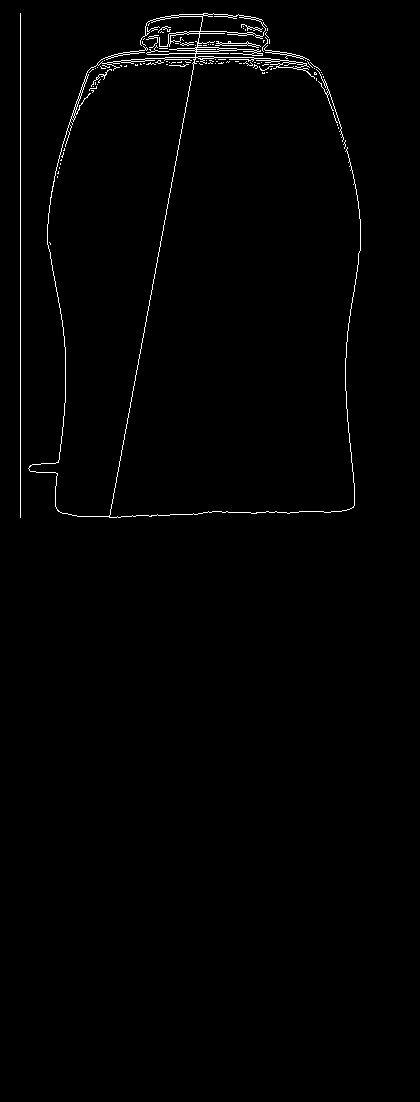
#> input picture data/processed/flaska.png, 420 x 1102 px; its folder holds only this picture in this run
$ python bottleEval.py
#> lines starting #> are read from the running program, lines starting #| are printed output that depends on the picture; after the words box and inside, x2 and y2 are one past the last pixel; in counts of white or black regions, pixels touching at a corner belong together; long printed decimals are rounded
### src/photo.py
import cv2 as cv
import numpy as np
import os
#from matplotlib import pyplot as plt
#import skimage
#from skimage import measure

CUR_PATH = os.path.dirname(__file__)
CUR_PATH_ONE_UP, _ = os.path.split(CUR_PATH)
PATH_DATA = os.path.join(CUR_PATH_ONE_UP,'data')
PATH_PROCESSED_DATA = os.path.join(PATH_DATA,'processed')

# Points for image cropping
TOP_LEFT = (630, 100)
BOT_RIGHT = (1050, 1202)

# THis is substracted from mean value (for thresholding)
# see fcn computeThreshold for more
THRESH_RANGE = 30


class Photo:
    def __init__(self, name: str, photo):
        self.name = name
        # Converts image to GRAY format, only one channel is maintained
        self.photo = cv.cvtColor(photo, cv.COLOR_BGR2GRAY)

        self.BOTTLE_HEIGHT_in_mm = 195 #[mm]
        self.BOTTLE_HEIGHT_in_pxs = 990 #[mm]

        self.surface_height_in_mm = 0  #[mm]
        self.surface_height_in_px = 0
        self.bottle_top_in_px = 0
        self.surface_lvl_in_px = 0
        self.bottle_bottom_in_px = 0
    # ---------------------------------------------------------------------------------------
    # Magic method to display name of the photos in arrays
    def __repr__(self):

        return f"{self.name}"


    # ---------------------------------------------------------------------------------------
    # Image is saved to given directory, path is relative to script src directory
    # Note that image is NOT SAVED when DIRECTORY DOES NOT EXISTS
    def save(self, directory = PATH_PROCESSED_DATA):

        print("Saved to: ", directory)
        cv.imwrite(os.path.join(directory, self.name), self.photo)


    # ---------------------------------------------------------------------------------------
    # Image is shown when method is called, press any key to close
    # the image and continue to run the script
    # [5 lines left out: function show, not called in this run]


    # ---------------------------------------------------------------------------------------
    # Crops the image, takes top_left and bottom_right corner as arguments,
    # crops is made directly, original image is lost
    def cropImage(self, top_left = TOP_LEFT, bot_right = BOT_RIGHT):

        self.photo = self.photo[top_left[1]:bot_right[1], top_left[0]:bot_right[0]]


    # ---------------------------------------------------------------------------------------
    # Returns mask with edges of top part of the image
    # [63 lines left out: functions makeMaskWithDetectedEgdes, _computeMeanFromCrop, computeThreshold, findLargestContrours, addEdgesToImage, not called in this run]


    # ---------------------------------------------------------------------------------------
    # returns detected edges from the self.photo
    def detectEdges(self):

        return cv.Canny(self.photo, 120, 2)


    # ---------------------------------------------------------------------------------------
    # Takes mask (whatever it is), detects top white point (255) and
    # bottom white point (255), connects this two points and draw vertical line
    # on the left side of the photo (represents height of empty part - without liquid)
    def findSurface(self):

        for row in range(0, len(self.photo)):

            for column in range(0, len(self.photo[0])):

                if self.photo[row][column] == 255:
                    up = (column, row)
                    break

        for row in range(len(self.photo)-1, 0, -1):

            for column in range(0, len(self.photo[0])):

                if self.photo[row][column] == 255:
                    down = (column, row)
                    break

        bottle_length_in_mm = self.BOTTLE_HEIGHT_in_mm
        bottle_num_pixels = self.BOTTLE_HEIGHT_in_pxs
        pixels_to_mm = bottle_length_in_mm/bottle_num_pixels
        length_upper_half_of_bottle_in_pixels =  up[1] - down[1]
        length_upper_half_of_bottle_in_mm = length_upper_half_of_bottle_in_pixels*pixels_to_mm
        surface_in_mm = bottle_length_in_mm - length_upper_half_of_bottle_in_mm

        print('Surface [mm]:', surface_in_mm)
        self.surface_height_in_mm = surface_in_mm
        self.surface_height_in_px  = bottle_num_pixels - length_upper_half_of_bottle_in_pixels
        self.bottle_top_in_px = down[1]
        self.surface_lvl_in_px = up[1]
        self.bottle_bottom_in_px = down[1] + bottle_num_pixels


        self.photo = cv.line(self.photo, (20, up[1]), (20, down[1]), (255, 255, 255), 1)
        self.photo = cv.line(self.photo, up, down, (255, 255, 255), 1)

    def drawLimits(self, eval = "failed"):
        self.photo = cv.cvtColor(self.photo, cv.COLOR_GRAY2RGB)

        top = self.bottle_top_in_px
        surf =  self.surface_lvl_in_px
        bottom = self.bottle_bottom_in_px

        #SURFACE LEVEL
        #self.photo = cv.line(self.photo, (20, surf), (400, surf), (0, 255, 0), 2)   #horizontal
        #self.photo = cv.line(self.photo, (20, surf), (20, bottom), (0, 255, 0), 2)   #vertical
        self.photo = cv.rectangle(self.photo, (20, surf), (400, bottom), (0, 255, 0),2)

        #UPPER AND LOWER BOUND
        self.photo = cv.line(self.photo, (20, top), (400, top), (0, 0, 255), 2)
        self.photo = cv.line(self.photo, (20, bottom), (400, bottom), (0, 0, 255), 2)

        font = cv.FONT_HERSHEY_SIMPLEX

        offx = 200
        offy = 40
        self.photo = cv.putText(self.photo, "Surface:", (offx, 900), font, 1, (0, 255, 0), 1, cv.LINE_AA)
        self.photo = cv.putText(self.photo, f"{self.surface_height_in_px} px", (offx, 900 + offy), font, 1, (0, 255, 0), 1, cv.LINE_AA)
        self.photo = cv.putText(self.photo, f"{np.round(self.surface_height_in_mm,2)} mm", (offx, 900 + offy*2), font, 1, (0, 255, 0), 1, cv.LINE_AA)

        if eval == "failed":
            self.photo = cv.putText(self.photo, eval, (120, 800), font, 2, (0, 0, 255), 2, cv.LINE_AA)
        else:
            self.photo = cv.putText(self.photo, eval, (120, 800), font, 2, (0, 255, 0), 2, cv.LINE_AA)


# ---------------------------------------------------------------------------------------
# MAIN - Only for testing/debugging purposes
# ---------------------------------------------------------------------------------------
# [36 lines that do not run on import are left out]

### src/bottleEval.py
import numpy as np
import cv2 as cv
import os
import re
import csv
import eye
import photo
#---------------------------------
#CONSTANTS
CUR_PATH = os.path.dirname(__file__)
CUR_PATH_ONE_UP, _ = os.path.split(CUR_PATH)
PATH_DATA = os.path.join(CUR_PATH_ONE_UP,'data')
PATH_DATA_EVALUATED = os.path.join(PATH_DATA,'evaluated')

#BOTTLE_HEIGHT = 195     #[mm]
SURF_LVL = 100           #[mm]
SURF_LVL_TOLERANCE = 10  #[mm]
SURF_LVL_LOWER_BOUND = SURF_LVL - SURF_LVL_TOLERANCE
SURF_LVL_UPPER_BOUND = SURF_LVL + SURF_LVL_TOLERANCE
#---------------------------------
#PROCESS PHOTOS
#e = eye.Eye(PATH_DATA)
#e.load_dataset()

#LOAD PROCESSED PHOTOS
PATH_PROCESSED_IMAGES = os.path.join(PATH_DATA,'processed')

imgProcList = list()
for filee in os.listdir(PATH_PROCESSED_IMAGES):
    png = re.search("png$", filee)

    if png:
        PATH_IMG = os.path.join(PATH_PROCESSED_IMAGES,filee)
        img = cv.imread(PATH_IMG)
#> img is the input picture: shape (1102, 420, 3); 1% white in thin lines or dots, all inside (x1, y1, x2, y2) = (20, 13, 361, 518)

        temp = photo.Photo(filee, img)
        imgProcList.append(temp)

#EVALUATE PHOTOS
imgEvalList = list()
imgEvalCounter = [0,0]  #[NumFailed,NumPassed]
for img in imgProcList:
    img.findSurface()
    surf_height = np.round(img.surface_height_in_mm,2)

    if SURF_LVL_LOWER_BOUND <= surf_height and surf_height <= SURF_LVL_UPPER_BOUND:
        imgEvalList.append((img.name,surf_height,"passed"))
        img.drawLimits("passed")
        imgEvalCounter[1] += 1
    else:
        imgEvalList.append((img.name,surf_height,"failed"))
        img.drawLimits("failed")
        imgEvalCounter[0] += 1

    img.save(PATH_DATA_EVALUATED)
#> this loop made 1 pass
#> (bottle_length_in_mm in findSurface, bottle_num_pixels in findSurface, pixels_to_mm in findSurface, length_upper_half_of_bottle_in_pixels in findSurface, length_upper_half_of_bottle_in_mm in findSurface, surface_in_mm in findSurface) on pass 1: (195, 990, 0.197, 504, 99.27, 95.73)
#| Surface [mm]: 95.727
#| Saved to:  data/evaluated
#> pass 1, in drawLimits, `self.photo = cv.rectangle(self.photo, (20, surf), (400, bottom), (0, 2..`:
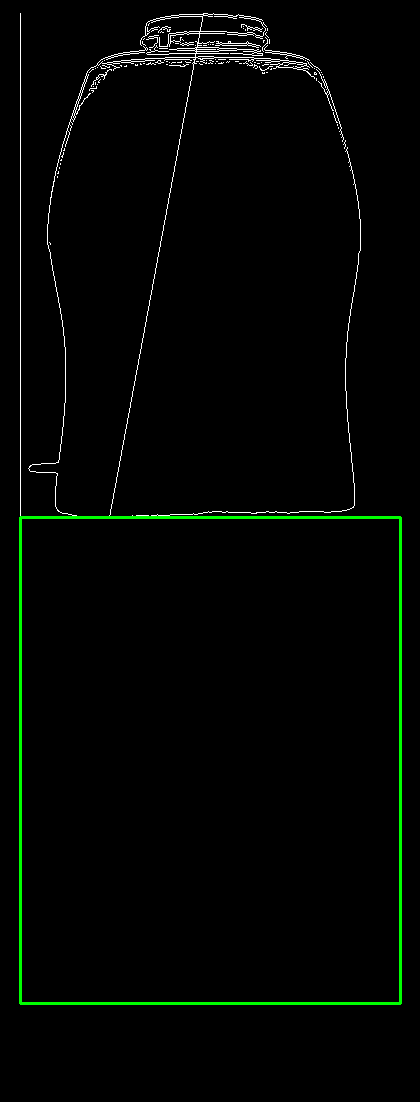
#> self.photo: shape (1102, 420, 3); mean B, G, R 2.5, 5.4, 2.5
#> pass 1, in drawLimits, `self.photo = cv.line(self.photo, (20, top), (400, top), (0, 0, 255), 2)`:
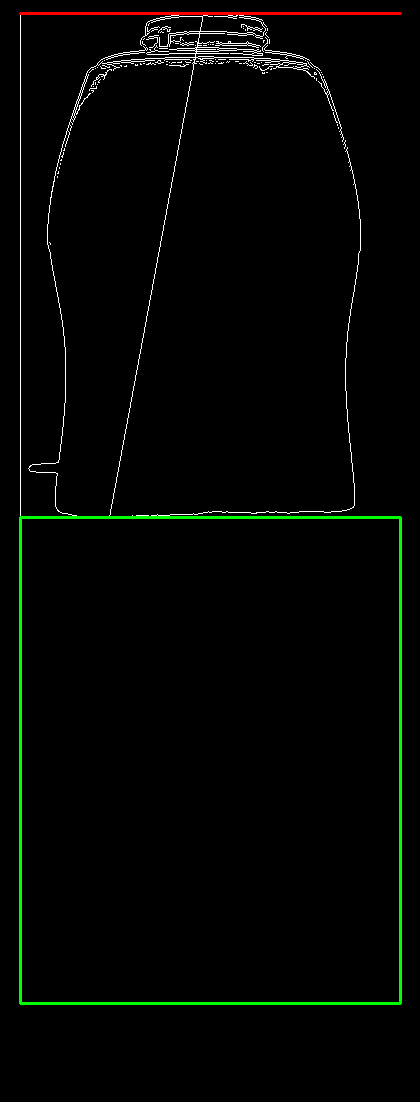
#> self.photo: shape (1102, 420, 3); 0.25% of pixels changed, all inside (x1, y1, x2, y2) = (19, 12, 402, 15)
#> pass 1, in drawLimits, `self.photo = cv.line(self.photo, (20, bottom), (400, bottom), (0, 0, 2..`:
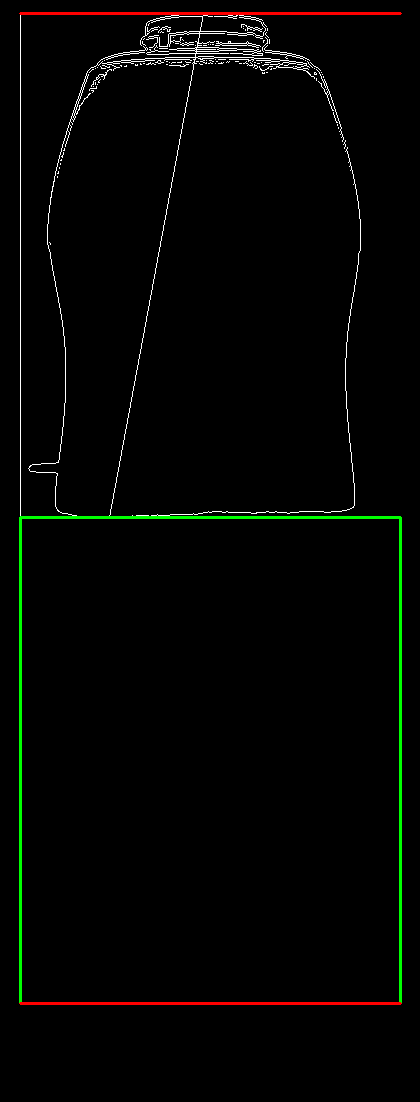
#> self.photo: shape (1102, 420, 3); 0.25% of pixels changed, all inside (x1, y1, x2, y2) = (19, 1002, 402, 1005)
#> pass 1, in drawLimits, `self.photo = cv.putText(self.photo, "Surface:", (offx, 900), font, 1, ..`:
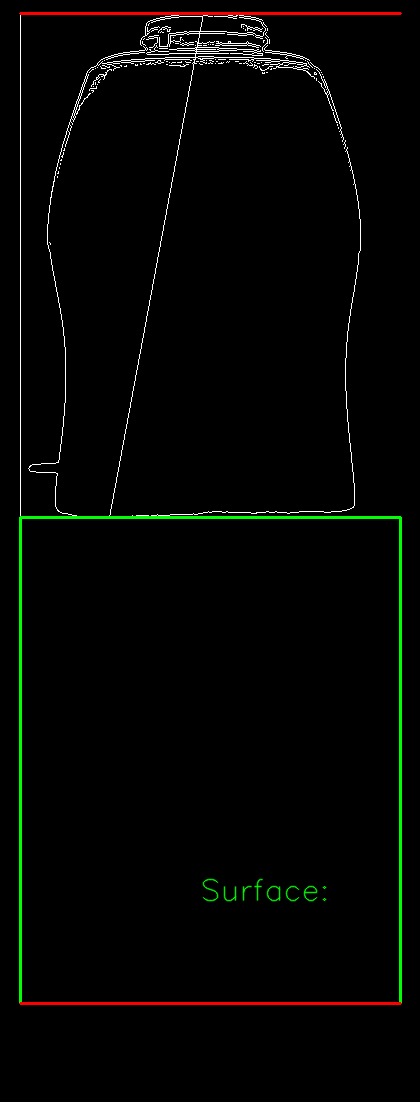
#> self.photo: shape (1102, 420, 3); 0.17% of pixels changed, all inside (x1, y1, x2, y2) = (202, 878, 327, 902)
#> after the loop, imgEvalCounter = [0, 1]; imgEvalList = [('flaska.png', 95.73, 'passed')]
print(f"Evaluated Images saved to '{PATH_DATA_EVALUATED}'.")
#| Evaluated Images saved to 'data/evaluated'.

#PRINT STATS
for item in imgEvalList:
    print(item)
#> this loop made 1 pass
#| ('flaska.png', 95.73, 'passed')
print("[NumFailed,NumPassed]:", imgEvalCounter)
#| [NumFailed,NumPassed]: [0, 1]

#SAVE RESULTS
output_file = os.path.join(PATH_DATA_EVALUATED,'Bottle_Evals.csv')
with open(output_file,'w', newline='') as new_file:
    csv_writer = csv.writer(new_file, delimiter=';')
    for img in imgEvalList:
        csv_writer.writerow(img)
#> this loop made 1 pass

    print(f"Evaluated data saved to '{output_file}'.")
#| Evaluated data saved to 'data/evaluated/Bottle_Evals.csv'.

$ run again, on data/processed/flaska0.png
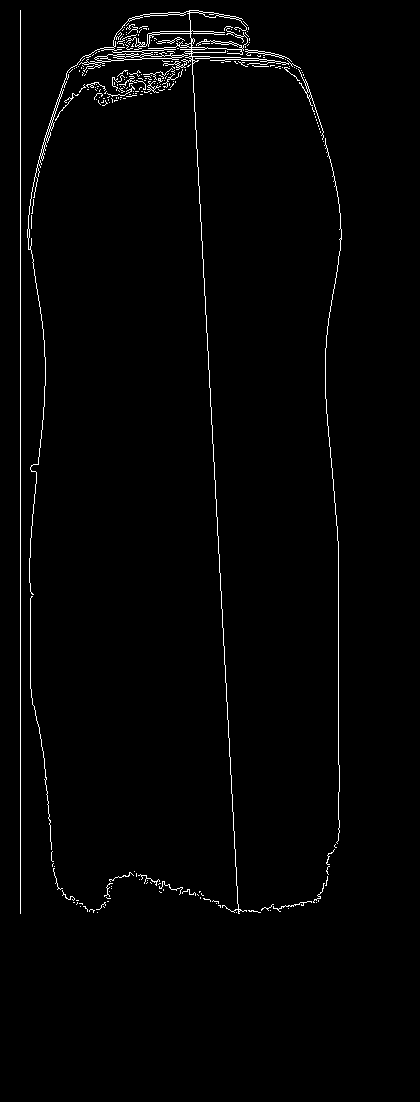
#> input picture data/processed/flaska0.png, 420 x 1102 px
#> img is the input picture: shape (1102, 420, 3); 1.5% white in thin lines or dots, all inside (x1, y1, x2, y2) = (20, 10, 342, 914)
#> the loop `for img in imgProcList:` made 1 pass
#> (bottle_length_in_mm in findSurface, bottle_num_pixels in findSurface, pixels_to_mm in findSurface, length_upper_half_of_bottle_in_pixels in findSurface, length_upper_half_of_bottle_in_mm in findSurface, surface_in_mm in findSurface) on pass 1: (195, 990, 0.197, 903, 177.9, 17.14)
#> (printed output is left out)
#> pass 1, in drawLimits, `self.photo = cv.line(self.photo, (20, bottom), (400, bottom), (0, 0, 2..`:
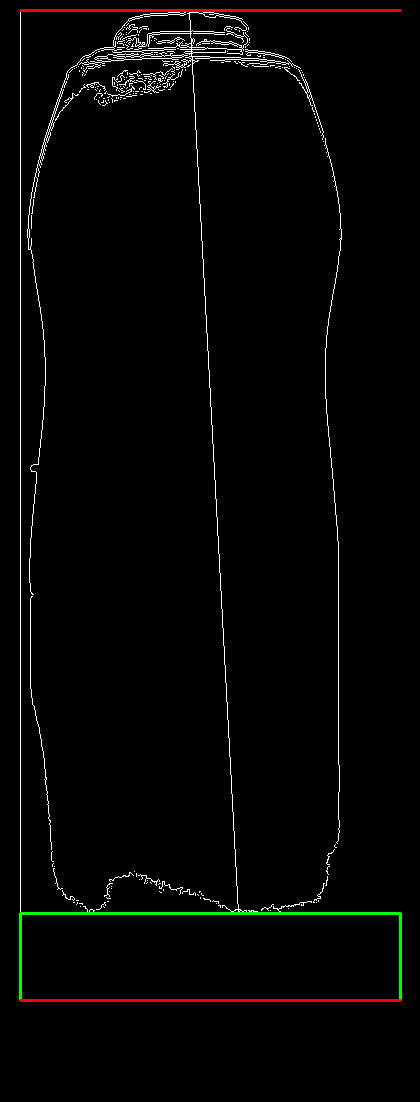
#> self.photo: shape (1102, 420, 3); mean B, G, R 3.9, 4.8, 5.1
#> pass 1, in drawLimits, `self.photo = cv.putText(self.photo, "Surface:", (offx, 900), font, 1, ..`:
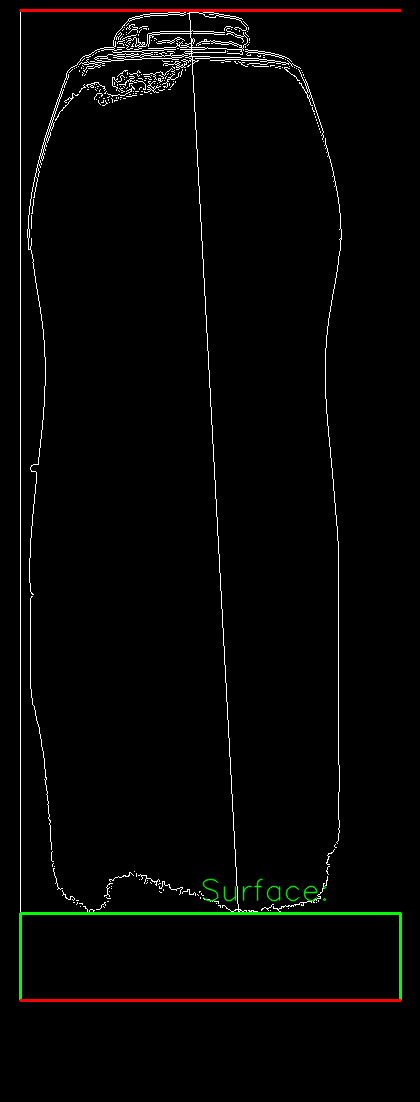
#> self.photo: shape (1102, 420, 3); 0.17% of pixels changed, all inside (x1, y1, x2, y2) = (202, 878, 327, 902)
#> after the loop `for img in imgProcList:`: imgEvalCounter = [1, 0]; imgEvalList = [('flaska0.png', 17.14, 'failed')]
#| Evaluated Images saved to 'data/evaluated'.
#> the loop `for item in imgEvalList:` made 1 pass
#> (printed output is left out)
#| [NumFailed,NumPassed]: [1, 0]
#> the loop `for img in imgEvalList:` made 1 pass
#| Evaluated data saved to 'data/evaluated/Bottle_Evals.csv'.
